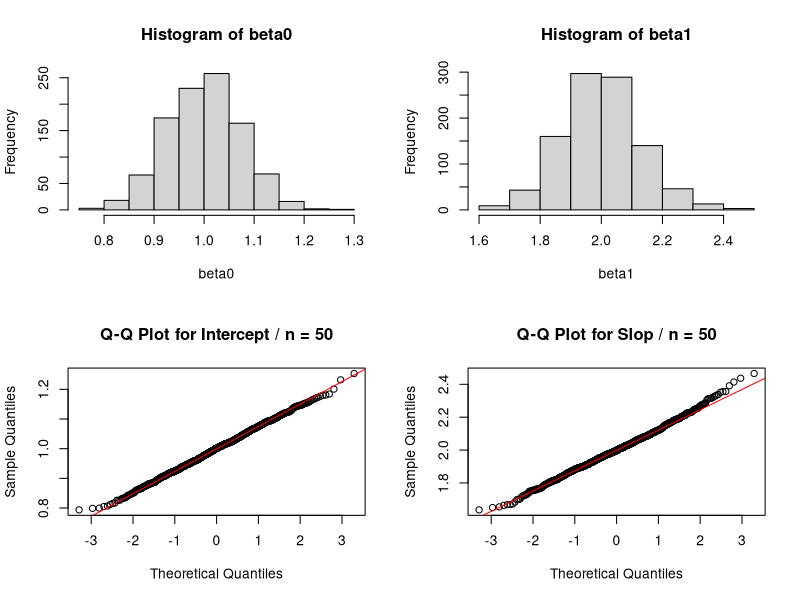
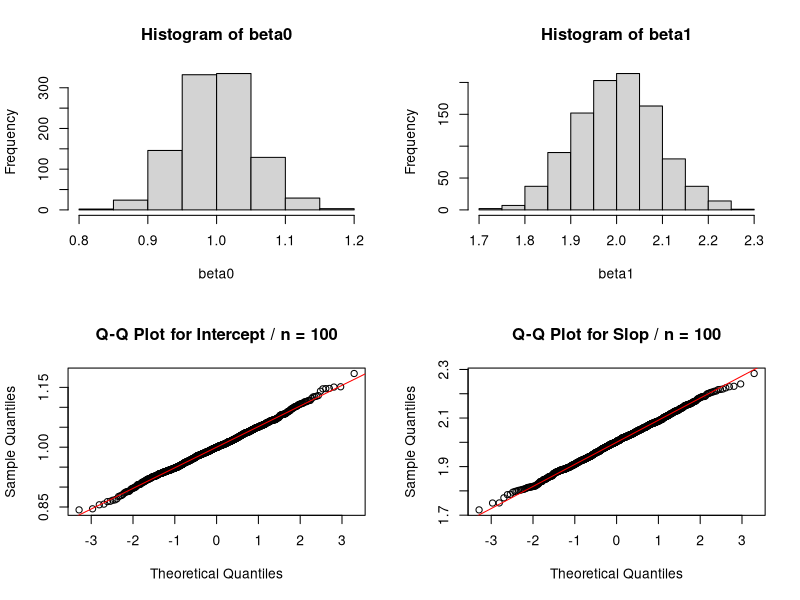
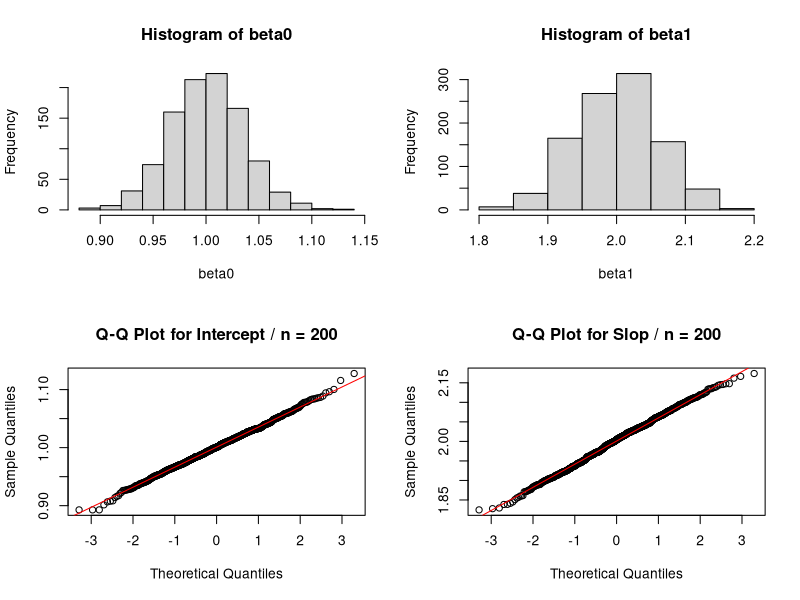
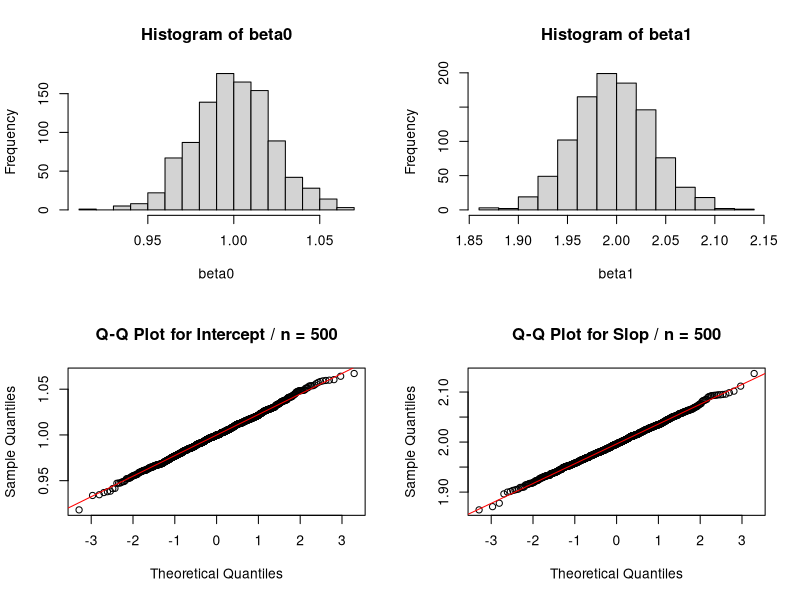
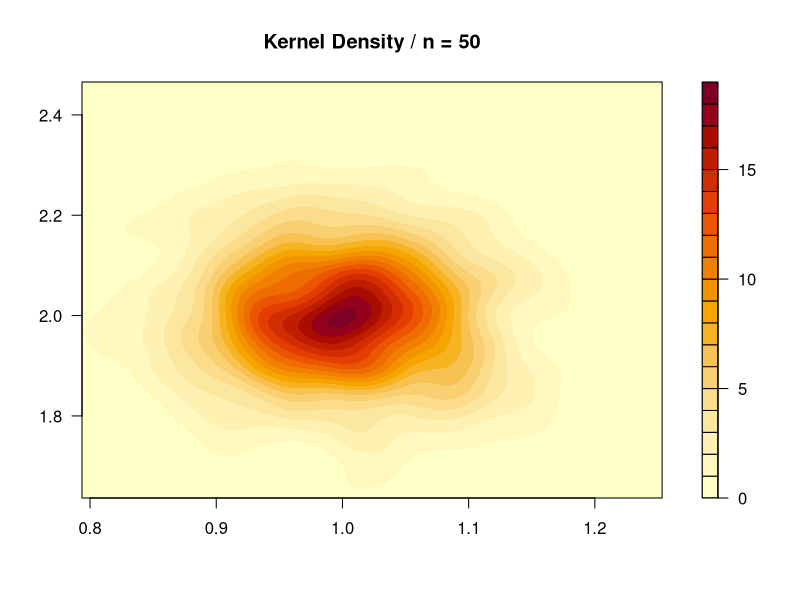
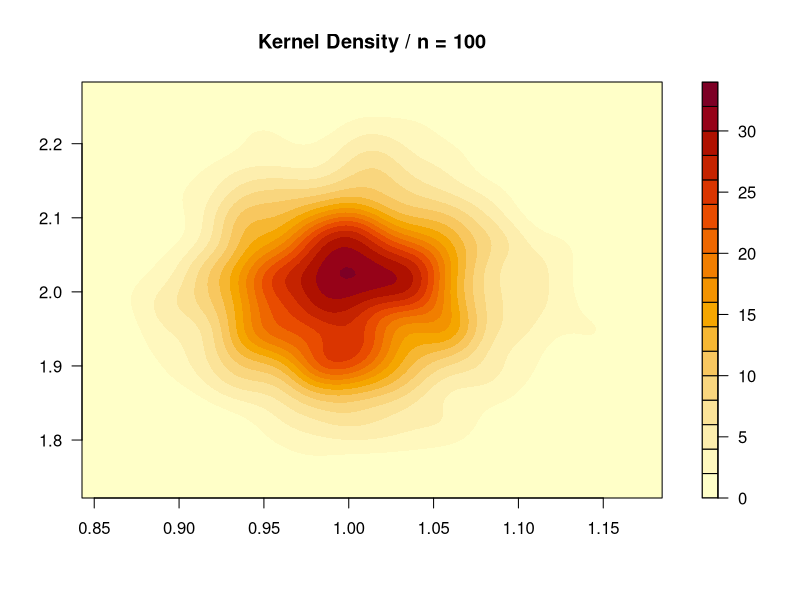
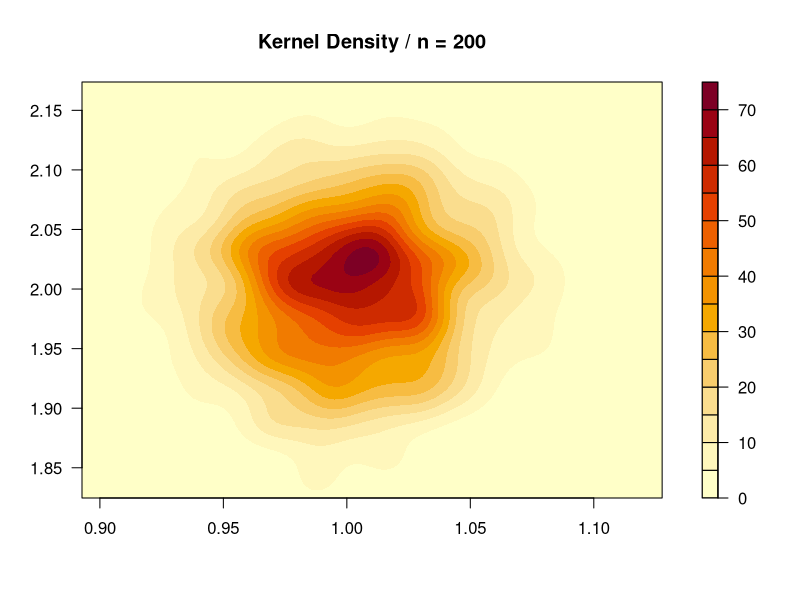
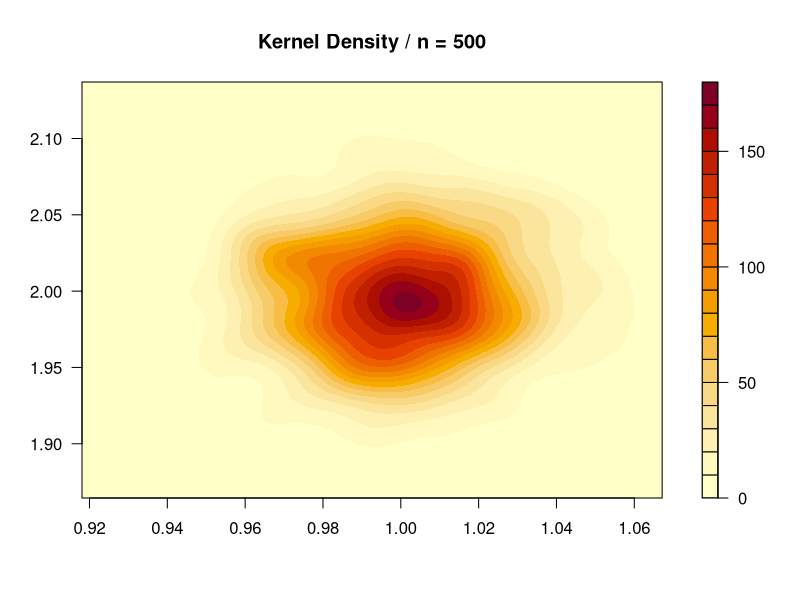

These charts were generated, in order, by the following R code: (Note: this script raises an error after producing the figures.)
## ---- chunk 1
library(MASS)

coe <- function(n, N, sig) {
  set.seed(2023)
  beta0 <- c()
  beta1 <- c()
  for (i in 1:N) {
    x <- runif(n, -1, 1)
    # we generate response y by two different methods 
    # method 1 
    #y <- c()
    #for (i in 1:length(x)) {y[i] <- rnorm(1, 1 + 2*x[i], sig)}
    # method 2
    y <- rnorm(n, 1 + 2 * x, sig)
    fit <- lm(y ~ x)
    beta0[i] <- fit$coefficients[1]
    beta1[i] <- fit$coefficients[2]
  }
  return(list(beta0, beta1))
}

vis <- function(n, N, sig) { 
  beta0 <- coe(n, N, sig)[[1]]
  beta1 <- coe(n, N, sig)[[2]]
  par(mfrow=c(2,2))
  hist(beta0)
  hist(beta1)
  qqnorm(beta0, main = paste("Q-Q Plot for Intercept / n =", n))
  qqline(beta0, col = "red")
  qqnorm(beta1, main = paste("Q-Q Plot for Slop / n =", n))
  qqline(beta1, col = "red")
  
}

# they are indeed in bell curve. so the least squares intercept and slope are marginally normal
vis(n = 50, N = 1000, sig = 0.5)
vis(n = 100, N = 1000, sig = 0.5)
vis(n = 200, N = 1000, sig = 0.5)
vis(n = 500, N = 1000, sig = 0.5)
## ---- chunk 2

kerd <- function(n, N, sig) {
  beta0 <- coe(n, N, sig)[[1]]
  beta1 <- coe(n, N, sig)[[2]]
  kernelDensity = kde2d(beta0, beta1, n = 100) # n is the grid 
  filled.contour(kernelDensity, main = paste("Kernel Density / n =", n))
}

kerd(n = 50, N = 1000, sig = 0.5)
kerd(n = 100, N = 1000, sig = 0.5)
kerd(n = 200, N = 1000, sig = 0.5)
kerd(n = 500, N = 1000, sig = 0.5)

## ---- chunk 3
coe.t <- function(n, N, sig, df) {
  set.seed(2024)
  beta0 <- c()
  beta1 <- c()
  for (i in 1:N) {
    x <- runif(n, -1, 1)
    # we generate response y by two different methods 
    # method 1 
    #y <- c()
    #for (i in 1:length(x)) {y[i] <- rnorm(1, 1 + 2*x[i], sig)}
    # method 2
    y <- 1 + 2 * x + rt(n, df)
    fit <- lm(y ~ x)
    beta0[i] <- fit$coefficients[1]
    beta1[i] <- fit$coefficients[2]
  }
  return(list(beta0, beta1))
}

vis.t <- function(n, N, sig, df) { 
  beta0 <- coe.t(n, N, sig, df)[[1]]
  beta1 <- coe.t(n, N, sig, df)[[2]]
  par(mfrow=c(2,2))
  hist(beta0)
  hist(beta1)
  qqnorm(beta0, main = paste("Q-Q Plot for Intercept / n =", n))
  qqline(beta0, col = "red")
  qqnorm(beta1, main = paste("Q-Q Plot for Slope / n =", n))
  qqline(beta1, col = "red")
}

vis.t(n = 50, N = 1000, sig = 0.5, df = 2)
vis.t(n = 100, N = 1000, sig = 0.5, df = 2)
vis.t(n = 200, N = 1000, sig = 0.5, df = 2)
vis.t(n = 500, N = 1000, sig = 0.5, df = 2)

vis.t(n = 100, N = 1000, sig = 0.5, df = 5)
vis.t(n = 200, N = 1000, sig = 0.5, df = 10)
vis.t(n = 500, N = 1000, sig = 0.5, df = 20)
vis.t(n = 500, N = 1000, sig = 0.5, df = 50)

kerd.t <- function(n, N, sig, df) {
  beta0 <- coe.t(n, N, sig, df)[[1]]
  beta1 <- coe.t(n, N, sig, df)[[2]]
  kernelDensity = kde2d(beta0, beta1, n = 100) # n is the grid 
  filled.contour(kernelDensity, main = paste("Kernel Density / n =", n))
}

kerd.t(n = 50, N = 1000, sig = 0.5, df = 2)
kerd.t(n = 100, N = 1000, sig = 0.5, df = 5)
kerd.t(n = 200, N = 1000, sig = 0.5, df = 20)
kerd.t(n = 500, N = 1000, sig = 0.5, df = 50)
## ---- chunk 4
coe.g <- function(n, N, sig, shape) {
  set.seed(2024)
  beta0 <- c()
  beta1 <- c()
  for (i in 1:N) {
    x <- runif(n, -1, 1)
    # we generate response y by two different methods 
    # method 1 
    #y <- c()
    #for (i in 1:length(x)) {y[i] <- rnorm(1, 1 + 2*x[i], sig)}
    # method 2
    y <- 1 + 2 * x + rgamma(n, shape)
    fit <- lm(y ~ x)
    beta0[i] <- fit$coefficients[1]
    beta1[i] <- fit$coefficients[2]
  }
  return(list(beta0, beta1))
}

vis.g <- function(n, N, sig, shape) { 
  beta0 <- coe.g(n, N, sig, shape)[[1]]
  beta1 <- coe.g(n, N, sig, shape)[[2]]
  par(mfrow=c(2,2))
  hist(beta0)
  hist(beta1)
  qqnorm(beta0, main = paste("Q-Q Plot for Intercept / n =", n))
  qqline(beta0, col = "red")
  qqnorm(beta1, main = paste("Q-Q Plot for Slope / n =", n))
  qqline(beta1, col = "red")
}

vis.g(n = 50, N = 1000, sig = 0.5, shape = 0.01)
vis.g(n = 100, N = 1000, sig = 0.5, shape = 0.1)
vis.g(n = 200, N = 1000, sig = 0.5, shape = 0.2)
vis.g(n = 500, N = 1000, sig = 0.5, shape = 0.5)
vis.g(n = 500, N = 1000, sig = 0.5, shape = 1)

kerd.g <- function(n, N, sig, shape) {
  beta0 <- coe.g(n, N, sig, shape)[[1]]
  beta1 <- coe.g(n, N, sig, shape)[[2]]
  kernelDensity = kde2d(beta0, beta1, n = 100) # n is the grid 
  filled.contour(kernelDensity, main = paste("Kernel Density / n =", n))
}

kerd.g(n = 50, N = 1000, sig = 0.5, shape = 0.01)
kerd.g(n = 100, N = 1000, sig = 0.5, shape = 0.1)
kerd.g(n = 200, N = 1000, sig = 0.5, shape = 0.2)
kerd.g(n = 500, N = 1000, sig = 0.5, shape = 0.5)
kerd.g(n = 500, N = 1000, sig = 0.5, shape = 1)

## ---- chunk 5
dat <- Boston
attach(dat)
# side-by-side boxplots for medv where the groups are defined by chas
boxplot(medv ~ chas)
## ---- chunk 6
fit1 <- lm(medv ~ chas)
fit0 <- lm(medv ~ 1)
anova(fit0, fit1)
# you can also look at the last line of summary(fit)
## ---- chunk 7
plot(abs(cooks.distance(fit)), type = 'h')

## ---- chunk 8
rad = as.factor(rad)
boxplot(medv ~ rad)
fit2 <- lm(medv ~ rad)
fit0 <- lm(medv ~ 1)
anova(fit0, fit2)
## ---- chunk 9
plot(abs(cooks.distance(fit2)), type = 'h')
## ---- chunk 10
dat[,15] <- 0
names(dat)[15] <- "chasandrad"

for (i in 1:nrow(dat)) {
  temp <- dat[i,]
  if (temp[4] == 0 && temp[9] == 1) {
    dat[i, 15] <- "01"
  } else if (temp[4] == 0 && temp[9] == 2) {
    dat [i, 15] <- "02"
  } else if (temp[4] == 0 && temp[9] == 3) {
    dat [i, 15] <- "03"
  } else if (temp[4] == 0 && temp[9] == 5) {
    dat [i, 15] <- "05"
  } else if (temp[4] == 0 && temp[9] == 4) {
    dat [i, 15] <- "04"
  } else if (temp[4] == 0 && temp[9] == 8) {
    dat [i, 15] <- "08"
  } else if (temp[4] == 0 && temp[9] == 6) {
    dat [i, 15] <- "06"
  } else if (temp[4] == 0 && temp[9] == 7) {
    dat [i, 15] <- "07"
  } else if (temp[4] == 0 && temp[9] == 24) {
    dat [i, 15] <- "024"
  } else if (temp[4] == 1 && temp[9] == 1) {
    dat[i, 15] <- "11"
  } else if (temp[4] == 1 && temp[9] == 2) {
    dat [i, 15] <- "12"
  } else if (temp[4] == 1 && temp[9] == 3) {
    dat [i, 15] <- "13"
  } else if (temp[4] == 1 && temp[9] == 5) {
    dat [i, 15] <- "15"
  } else if (temp[4] == 1 && temp[9] == 4) {
    dat [i, 15] <- "14"
  } else if (temp[4] == 1 && temp[9] == 8) {
    dat [i, 15] <- "18"
  } else if (temp[4] == 0 && temp[9] == 6) {
    dat [i, 15] <- "06"
  } else if (temp[4] == 1 && temp[9] == 7) {
    dat [i, 15] <- "17"
  } else if (temp[4] == 1 && temp[9] == 24) {
    dat [i, 15] <- "124"
  }
  
}
attach(dat)
chasandrad = as.factor(chasandrad)
boxplot(medv ~ chasandrad)

## ---- chunk 11
fit3 <- lm(medv ~ chas + rad)
summary(fit3)
anova(fit3, fit0)
anova(fit3)

# Here I want to highlight the difference between all these three. The last line of the summary is same as the second line of anova(fit3, fit0). That is, it is testing / comparing the model with both chas and rad versus without (only intercept). 

# In summary(fit), you can treat each level as a separate variable (remember if a variable has 5 levels, then R will create 4 variables in the model). 

# In summary(fit), the p-value of row i corresponds to the hypothesis test whether the variable i is in the model when others already in the model. 

# In anova(fit3), the p-value on the 2nd line is for the F-test for whether rad is in the model when chas is already in the model (i.e., whether rad improves the fit significantly over a model with just rad).

# Question. I think the difference between anova(fit3) and anova(fit3, fit0) is that as suggested, anova(fit3, fit0) is comparing the models with chas + rad and intercept only. On the other hand, anova(fit) comparing the model with chas while rad existing and the model with rad while chas existing. But from the solution it seems not the case, because he did medv ~ chas + rad, and then medv ~ rad + chas, and apply anova(fit) on both models. The p-values are actually different. 

## ---- chunk 12
fit4 <- lm(medv ~ rad + chas) # the order does not matter 
summary(fit4) 
anova(fit4, fit0)
anova(fit4)
## ---- chunk 13
fit5 <- lm(medv ~ rad * chas) # the order does not matter 
summary(fit5) 
anova(fit5, fit0)
anova(fit5)
## ---- chunk 14
# the only difference is that the order in fit3 and fit4. You see the result of F test are the same. 
anova(fit5, fit3)
anova(fit5, fit4) 
## ---- chunk 15
anova(fit5)
## ---- chunk 16
plot(medv ~ lstat)
fit7 = lm(medv ~ lstat)
abline(fit7, col = 2, lwd = 2)
summary(fit7)
## ---- chunk 17
fit0 = lm(medv ~ lstat + chas)
fit = lm(medv ~ lstat * chas)
anova(fit0, fit)
## ---- chunk 18
plot(medv ~ lstat, col = chas + 2) # this helps us color code the points based on which chas group they below to. 

fit8 <- lm(medv[chas==0] ~ lstat[chas==0])
abline(fit8, col= 2, lwd = 2)
fit9 <- lm(medv[chas==1] ~ lstat[chas==1], color = 3)
abline(fit9, col = 3, lwd = 2)

legend("topright", c("borders Charles: No", "borders Charles: Yes"), col = 2:3, pch = 16)
